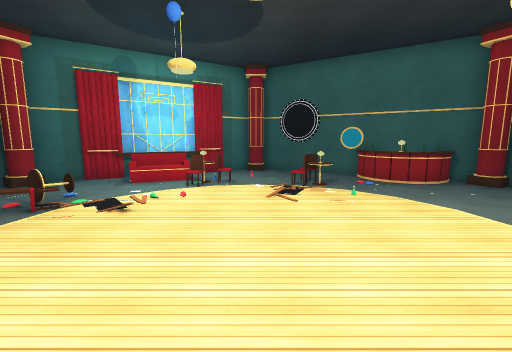
view 1 (above)

12 first-person views from a walk through a Unity game level. The camera is 1.5 m above the floor, tilts 8° down and sees 90° across. The floor is counted in squares, 1 m on a side. Each view is taken from the middle of a square. On the plan, view 1 faces up. The plan holds only what a view shows up to about 13 squares ahead; the rest is blank. The player character is not drawn. Surface patterns are stand-ins for the level's own textures.

view 2
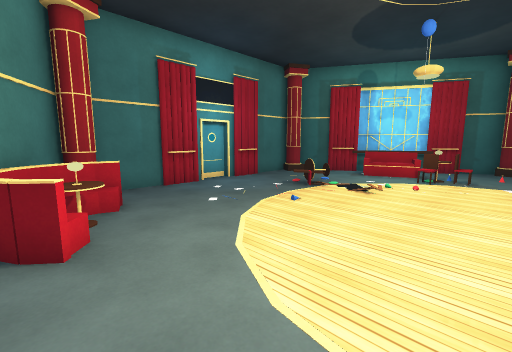

view 3
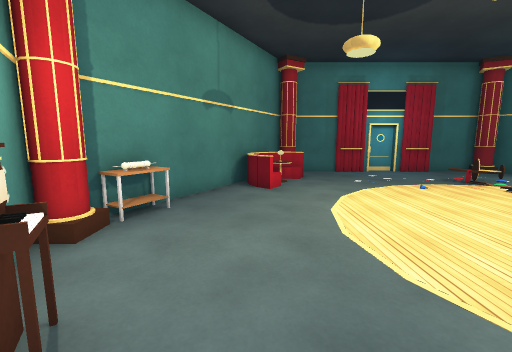

view 4
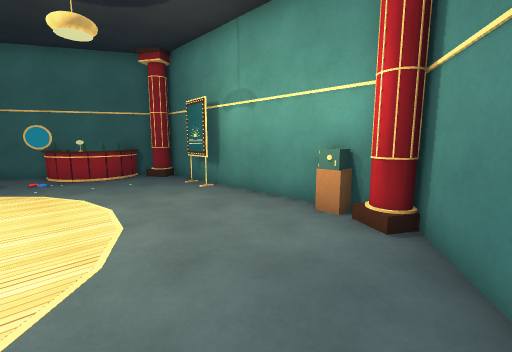

view 5
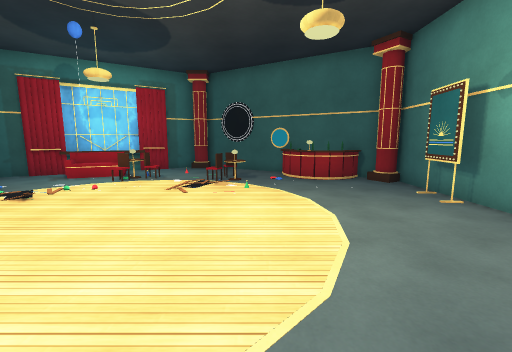

view 6
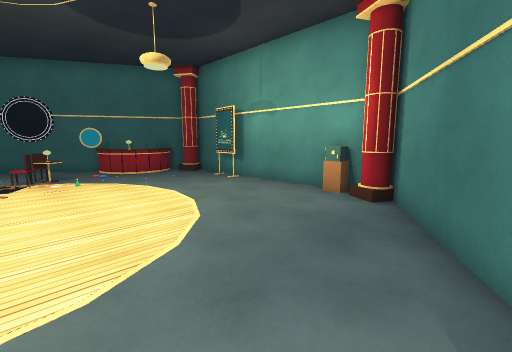

view 7
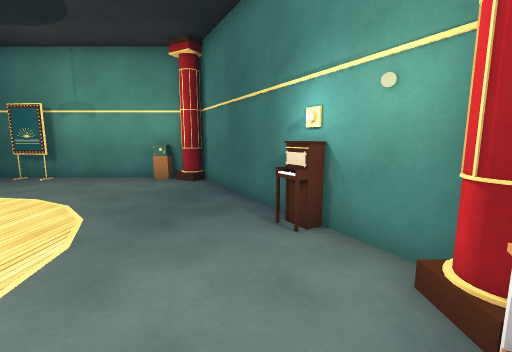

view 8
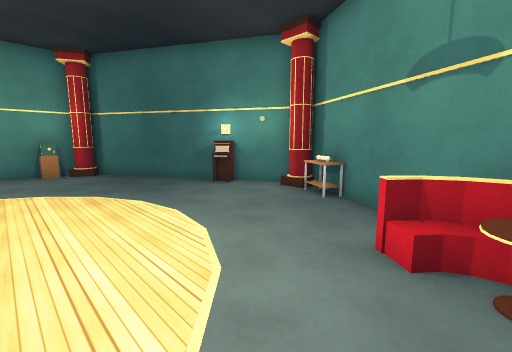

view 9
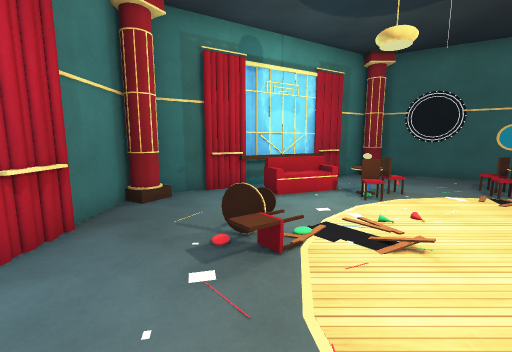

view 10
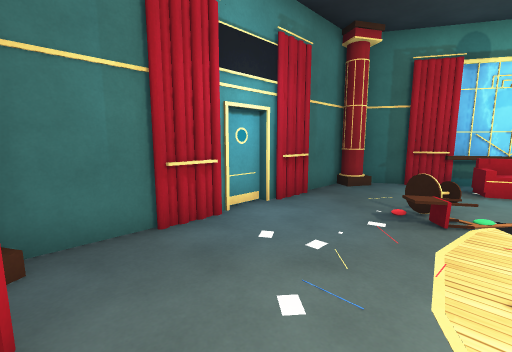

view 11
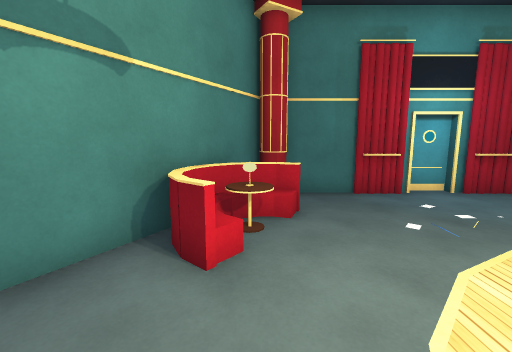

view 12
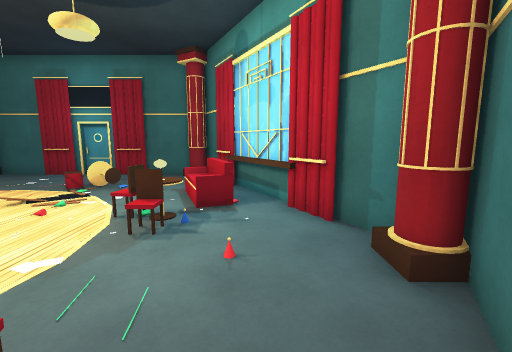

### Floor plan
Points are (right, up) in squares from view 1. A wall is a line through its corners. A room is listed if a view was taken in it or the views show most of it. See-through windows are left out.
Room 1 (views 1, 2, 3, 4, 5, 6, 7, 8, 9, 10, 11, 12)
walls: (-8.2, 1.6) (-8.2, -0.4); (8.3, 6.4) (8.3, 8.5); (7.2, 9.4) (-0.1, 13.6); (-7.4, -1.2) (0, -5.5) (7.4, -1.3); (-0.4, 13.3) (-7.6, 9.2); (-8.2, 8.5) (-8.2, 6.4); (8.3, -0.4) (8.3, 4.5)
objects: other object (-9, 4); other object (-8, -1); other object (-8, 2); other object (-8, 3); other object (-8, 4); other object (-8, 5); other object (-8, 6); other object (-8, 9); other object (-7, 3); other object (-6, -2) to (-4, 0); other object (-6, 10); other object (-5, 6); other object (-5, 10) to (-3, 11); other object (-3, 10); other object (-2, -5) to (-1, -4); other object (-2, 8); other object (-2, 9); other object (-2, 10); other object (-2, 12); other object (-1, 9); other object (0, -5); other object (0, 13); other object (2, -4); other object (2, 8); other object (2, 9); other object (2, 12); other object (4, 9) to (7, 10); other object (4, 11); other object (7, -1); other object (8, 1); other object (8, 5); other object (8, 6); other object (8, 9)

Where each view was taken, in squares from view 1:
view 1: 0 up, 0 right, facing up
view 2: 2 down, 0 right, facing up-left
view 3: 2 down, 4 right, facing left
view 4: 2 down, 3 right, facing up-right
view 5: 1 down, 3 right, facing up
view 6: 3 down, 1 right, facing up-right
view 7: 3 down, 2 left, facing right
view 8: 2 up, 5 left, facing down-right
view 9: 2 up, 5 left, facing up
view 10: 0 up, 4 left, facing up-left
view 11: 1 down, 1 left, facing left
view 12: 11 up, 3 right, facing left
